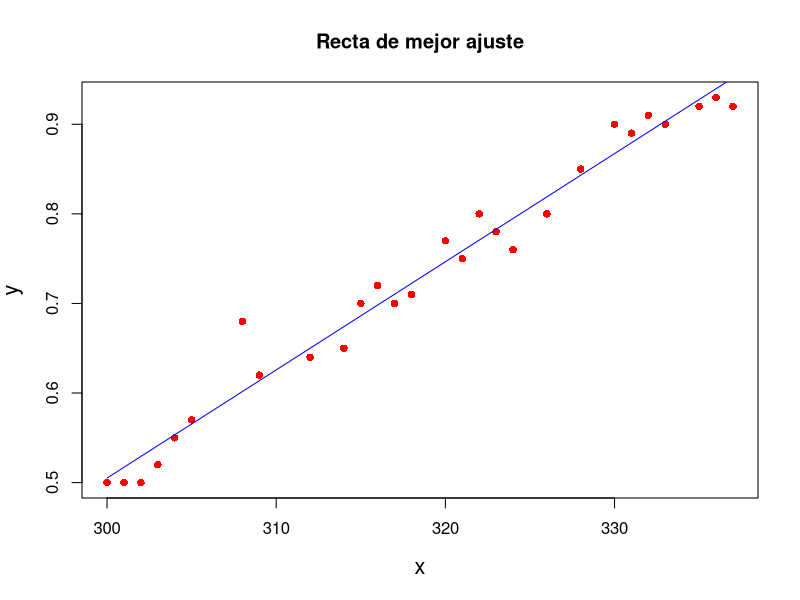

Write R code to recreate this figure.
# Algebra Lineal - Lab7
# Entrega: 10/7/20
# @steven_wilson

library(dplyr)
library(ggplot2)
library(readxl)
library(pracma)

#obtener datos
datos <- read_excel("Data.xlsx",sheet="Mlineal")

#ingresar arrays a funcion polyfit
p <- polyfit(datos$GRE, datos$Admision, )

#mostrar coeficientes
p

#graficar data
plot(datos$GRE, datos$Admision, pch=16, cex.lab = 1.3, col = "red", xlab="x", ylab="y", main="Recta de mejor ajuste")

#graficar recta de ajuste
yf <- polyval(p, datos$GRE)
lines(datos$GRE, yf, col="blue")